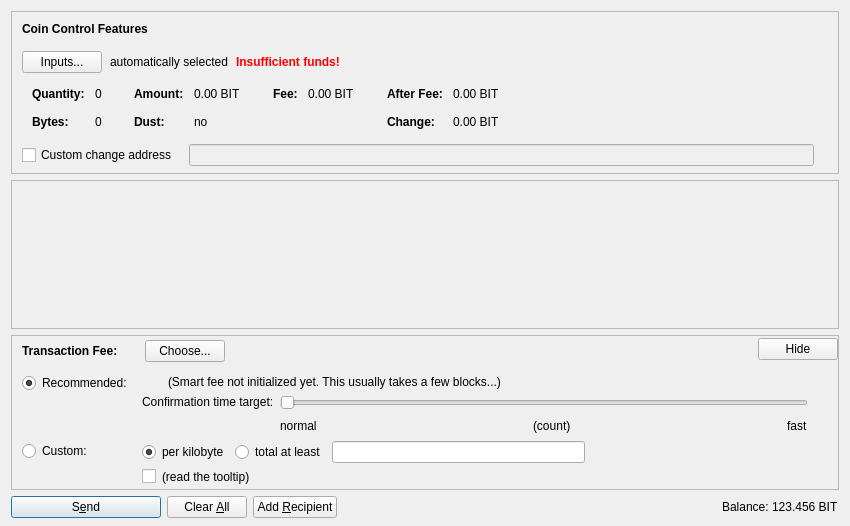
<?xml version="1.0" encoding="UTF-8"?>
<ui version="4.0">
 <class>SendCoinsDialog</class>
 <widget class="QDialog" name="SendCoinsDialog">
  <property name="geometry">
   <rect>
    <x>0</x>
    <y>0</y>
    <width>850</width>
    <height>526</height>
   </rect>
  </property>
  <property name="windowTitle">
   <string>Send Coins</string>
  </property>
  <layout class="QVBoxLayout" name="verticalLayout" stretch="0,1,0,0">
   <property name="bottomMargin">
    <number>8</number>
   </property>
   <item>
    <widget class="QFrame" name="frameCoinControl">
     <property name="sizePolicy">
      <sizepolicy hsizetype="Expanding" vsizetype="Expanding">
       <horstretch>0</horstretch>
       <verstretch>0</verstretch>
      </sizepolicy>
     </property>
     <property name="maximumSize">
      <size>
       <width>16777215</width>
       <height>16777215</height>
      </size>
     </property>
     <property name="frameShape">
      <enum>QFrame::StyledPanel</enum>
     </property>
     <property name="frameShadow">
      <enum>QFrame::Sunken</enum>
     </property>
     <layout class="QVBoxLayout" name="verticalLayoutCoinControl2">
      <property name="spacing">
       <number>0</number>
      </property>
      <property name="leftMargin">
       <number>0</number>
      </property>
      <property name="topMargin">
       <number>0</number>
      </property>
      <property name="rightMargin">
       <number>0</number>
      </property>
      <property name="bottomMargin">
       <number>6</number>
      </property>
      <item>
       <layout class="QVBoxLayout" name="verticalLayoutCoinControl" stretch="0,0,0,0,1">
        <property name="spacing">
         <number>0</number>
        </property>
        <property name="leftMargin">
         <number>10</number>
        </property>
        <property name="topMargin">
         <number>10</number>
        </property>
        <item>
         <layout class="QHBoxLayout" name="horizontalLayoutCoinControl1">
          <property name="bottomMargin">
           <number>15</number>
          </property>
          <item>
           <widget class="QLabel" name="labelCoinControlFeatures">
            <property name="sizePolicy">
             <sizepolicy hsizetype="Preferred" vsizetype="Maximum">
              <horstretch>0</horstretch>
              <verstretch>0</verstretch>
             </sizepolicy>
            </property>
            <property name="font">
             <font>
              <weight>75</weight>
              <bold>true</bold>
             </font>
            </property>
            <property name="styleSheet">
             <string notr="true">font-weight:bold;</string>
            </property>
            <property name="text">
             <string>Coin Control Features</string>
            </property>
           </widget>
          </item>
         </layout>
        </item>
        <item>
         <layout class="QHBoxLayout" name="horizontalLayoutCoinControl2" stretch="0,0,0,0">
          <property name="spacing">
           <number>8</number>
          </property>
          <property name="bottomMargin">
           <number>10</number>
          </property>
          <item>
           <widget class="QPushButton" name="pushButtonCoinControl">
            <property name="styleSheet">
             <string notr="true"/>
            </property>
            <property name="text">
             <string>Inputs...</string>
            </property>
            <property name="autoDefault">
             <bool>false</bool>
            </property>
           </widget>
          </item>
          <item>
           <widget class="QLabel" name="labelCoinControlAutomaticallySelected">
            <property name="text">
             <string>automatically selected</string>
            </property>
            <property name="margin">
             <number>5</number>
            </property>
           </widget>
          </item>
          <item>
           <widget class="QLabel" name="labelCoinControlInsuffFunds">
            <property name="font">
             <font>
              <weight>75</weight>
              <bold>true</bold>
             </font>
            </property>
            <property name="styleSheet">
             <string notr="true">color:red;font-weight:bold;</string>
            </property>
            <property name="text">
             <string>Insufficient funds!</string>
            </property>
            <property name="margin">
             <number>5</number>
            </property>
           </widget>
          </item>
          <item>
           <spacer name="horizontalSpacerCoinControl">
            <property name="orientation">
             <enum>Qt::Horizontal</enum>
            </property>
            <property name="sizeHint" stdset="0">
             <size>
              <width>40</width>
              <height>1</height>
             </size>
            </property>
           </spacer>
          </item>
         </layout>
        </item>
        <item>
         <widget class="QWidget" name="widgetCoinControl" native="true">
          <property name="sizePolicy">
           <sizepolicy hsizetype="Preferred" vsizetype="Preferred">
            <horstretch>0</horstretch>
            <verstretch>0</verstretch>
           </sizepolicy>
          </property>
          <property name="minimumSize">
           <size>
            <width>0</width>
            <height>0</height>
           </size>
          </property>
          <property name="styleSheet">
           <string notr="true"/>
          </property>
          <layout class="QHBoxLayout" name="horizontalLayoutCoinControl5">
           <property name="leftMargin">
            <number>0</number>
           </property>
           <property name="topMargin">
            <number>0</number>
           </property>
           <property name="rightMargin">
            <number>0</number>
           </property>
           <property name="bottomMargin">
            <number>0</number>
           </property>
           <item>
            <layout class="QHBoxLayout" name="horizontalLayoutCoinControl3" stretch="0,0,0,1">
             <property name="spacing">
              <number>20</number>
             </property>
             <property name="topMargin">
              <number>0</number>
             </property>
             <property name="bottomMargin">
              <number>10</number>
             </property>
             <item>
              <layout class="QFormLayout" name="formLayoutCoinControl1">
               <property name="horizontalSpacing">
                <number>10</number>
               </property>
               <property name="verticalSpacing">
                <number>14</number>
               </property>
               <property name="leftMargin">
                <number>10</number>
               </property>
               <property name="topMargin">
                <number>4</number>
               </property>
               <property name="rightMargin">
                <number>6</number>
               </property>
               <item row="0" column="0">
                <widget class="QLabel" name="labelCoinControlQuantityText">
                 <property name="font">
                  <font>
                   <weight>75</weight>
                   <bold>true</bold>
                  </font>
                 </property>
                 <property name="text">
                  <string>Quantity:</string>
                 </property>
                 <property name="margin">
                  <number>0</number>
                 </property>
                </widget>
               </item>
               <item row="0" column="1">
                <widget class="QLabel" name="labelCoinControlQuantity">
                 <property name="cursor">
                  <cursorShape>IBeamCursor</cursorShape>
                 </property>
                 <property name="contextMenuPolicy">
                  <enum>Qt::ActionsContextMenu</enum>
                 </property>
                 <property name="text">
                  <string notr="true">0</string>
                 </property>
                 <property name="margin">
                  <number>0</number>
                 </property>
                 <property name="textInteractionFlags">
                  <set>Qt::LinksAccessibleByMouse|Qt::TextSelectableByKeyboard|Qt::TextSelectableByMouse</set>
                 </property>
                </widget>
               </item>
               <item row="1" column="0">
                <widget class="QLabel" name="labelCoinControlBytesText">
                 <property name="font">
                  <font>
                   <weight>75</weight>
                   <bold>true</bold>
                  </font>
                 </property>
                 <property name="text">
                  <string>Bytes:</string>
                 </property>
                </widget>
               </item>
               <item row="1" column="1">
                <widget class="QLabel" name="labelCoinControlBytes">
                 <property name="cursor">
                  <cursorShape>IBeamCursor</cursorShape>
                 </property>
                 <property name="contextMenuPolicy">
                  <enum>Qt::ActionsContextMenu</enum>
                 </property>
                 <property name="text">
                  <string notr="true">0</string>
                 </property>
                 <property name="textInteractionFlags">
                  <set>Qt::LinksAccessibleByMouse|Qt::TextSelectableByKeyboard|Qt::TextSelectableByMouse</set>
                 </property>
                </widget>
               </item>
              </layout>
             </item>
             <item>
              <layout class="QFormLayout" name="formLayoutCoinControl2">
               <property name="horizontalSpacing">
                <number>10</number>
               </property>
               <property name="verticalSpacing">
                <number>14</number>
               </property>
               <property name="leftMargin">
                <number>6</number>
               </property>
               <property name="topMargin">
                <number>4</number>
               </property>
               <property name="rightMargin">
                <number>6</number>
               </property>
               <item row="0" column="0">
                <widget class="QLabel" name="labelCoinControlAmountText">
                 <property name="font">
                  <font>
                   <weight>75</weight>
                   <bold>true</bold>
                  </font>
                 </property>
                 <property name="text">
                  <string>Amount:</string>
                 </property>
                 <property name="margin">
                  <number>0</number>
                 </property>
                </widget>
               </item>
               <item row="0" column="1">
                <widget class="QLabel" name="labelCoinControlAmount">
                 <property name="cursor">
                  <cursorShape>IBeamCursor</cursorShape>
                 </property>
                 <property name="contextMenuPolicy">
                  <enum>Qt::ActionsContextMenu</enum>
                 </property>
                 <property name="text">
                  <string notr="true">0.00 BIT</string>
                 </property>
                 <property name="textInteractionFlags">
                  <set>Qt::LinksAccessibleByMouse|Qt::TextSelectableByKeyboard|Qt::TextSelectableByMouse</set>
                 </property>
                </widget>
               </item>
               <item row="1" column="0">
                <widget class="QLabel" name="labelCoinControlLowOutputText">
                 <property name="font">
                  <font>
                   <weight>75</weight>
                   <bold>true</bold>
                  </font>
                 </property>
                 <property name="text">
                  <string>Dust:</string>
                 </property>
                </widget>
               </item>
               <item row="1" column="1">
                <widget class="QLabel" name="labelCoinControlLowOutput">
                 <property name="cursor">
                  <cursorShape>IBeamCursor</cursorShape>
                 </property>
                 <property name="contextMenuPolicy">
                  <enum>Qt::ActionsContextMenu</enum>
                 </property>
                 <property name="text">
                  <string notr="true">no</string>
                 </property>
                 <property name="textInteractionFlags">
                  <set>Qt::LinksAccessibleByMouse|Qt::TextSelectableByKeyboard|Qt::TextSelectableByMouse</set>
                 </property>
                </widget>
               </item>
              </layout>
             </item>
             <item>
              <layout class="QFormLayout" name="formLayoutCoinControl3">
               <property name="horizontalSpacing">
                <number>10</number>
               </property>
               <property name="verticalSpacing">
                <number>14</number>
               </property>
               <property name="leftMargin">
                <number>6</number>
               </property>
               <property name="topMargin">
                <number>4</number>
               </property>
               <property name="rightMargin">
                <number>6</number>
               </property>
               <item row="0" column="0">
                <widget class="QLabel" name="labelCoinControlFeeText">
                 <property name="font">
                  <font>
                   <weight>75</weight>
                   <bold>true</bold>
                  </font>
                 </property>
                 <property name="text">
                  <string>Fee:</string>
                 </property>
                 <property name="margin">
                  <number>0</number>
                 </property>
                </widget>
               </item>
               <item row="0" column="1">
                <widget class="QLabel" name="labelCoinControlFee">
                 <property name="cursor">
                  <cursorShape>IBeamCursor</cursorShape>
                 </property>
                 <property name="contextMenuPolicy">
                  <enum>Qt::ActionsContextMenu</enum>
                 </property>
                 <property name="text">
                  <string notr="true">0.00 BIT</string>
                 </property>
                 <property name="textInteractionFlags">
                  <set>Qt::LinksAccessibleByMouse|Qt::TextSelectableByKeyboard|Qt::TextSelectableByMouse</set>
                 </property>
                </widget>
               </item>
              </layout>
             </item>
             <item>
              <layout class="QFormLayout" name="formLayoutCoinControl4">
               <property name="horizontalSpacing">
                <number>10</number>
               </property>
               <property name="verticalSpacing">
                <number>14</number>
               </property>
               <property name="leftMargin">
                <number>6</number>
               </property>
               <property name="topMargin">
                <number>4</number>
               </property>
               <property name="rightMargin">
                <number>6</number>
               </property>
               <item row="0" column="0">
                <widget class="QLabel" name="labelCoinControlAfterFeeText">
                 <property name="font">
                  <font>
                   <weight>75</weight>
                   <bold>true</bold>
                  </font>
                 </property>
                 <property name="text">
                  <string>After Fee:</string>
                 </property>
                 <property name="margin">
                  <number>0</number>
                 </property>
                </widget>
               </item>
               <item row="0" column="1">
                <widget class="QLabel" name="labelCoinControlAfterFee">
                 <property name="cursor">
                  <cursorShape>IBeamCursor</cursorShape>
                 </property>
                 <property name="contextMenuPolicy">
                  <enum>Qt::ActionsContextMenu</enum>
                 </property>
                 <property name="text">
                  <string notr="true">0.00 BIT</string>
                 </property>
                 <property name="textInteractionFlags">
                  <set>Qt::LinksAccessibleByMouse|Qt::TextSelectableByKeyboard|Qt::TextSelectableByMouse</set>
                 </property>
                </widget>
               </item>
               <item row="1" column="0">
                <widget class="QLabel" name="labelCoinControlChangeText">
                 <property name="font">
                  <font>
                   <weight>75</weight>
                   <bold>true</bold>
                  </font>
                 </property>
                 <property name="text">
                  <string>Change:</string>
                 </property>
                </widget>
               </item>
               <item row="1" column="1">
                <widget class="QLabel" name="labelCoinControlChange">
                 <property name="cursor">
                  <cursorShape>IBeamCursor</cursorShape>
                 </property>
                 <property name="contextMenuPolicy">
                  <enum>Qt::ActionsContextMenu</enum>
                 </property>
                 <property name="text">
                  <string notr="true">0.00 BIT</string>
                 </property>
                 <property name="textInteractionFlags">
                  <set>Qt::LinksAccessibleByMouse|Qt::TextSelectableByKeyboard|Qt::TextSelectableByMouse</set>
                 </property>
                </widget>
               </item>
              </layout>
             </item>
            </layout>
           </item>
          </layout>
         </widget>
        </item>
        <item>
         <layout class="QHBoxLayout" name="horizontalLayoutCoinControl4" stretch="0,0,0">
          <property name="spacing">
           <number>12</number>
          </property>
          <property name="sizeConstraint">
           <enum>QLayout::SetDefaultConstraint</enum>
          </property>
          <property name="topMargin">
           <number>5</number>
          </property>
          <property name="rightMargin">
           <number>5</number>
          </property>
          <item>
           <widget class="QCheckBox" name="checkBoxCoinControlChange">
            <property name="toolTip">
             <string>If this is activated, but the change address is empty or invalid, change will be sent to a newly generated address.</string>
            </property>
            <property name="text">
             <string>Custom change address</string>
            </property>
           </widget>
          </item>
          <item>
           <widget class="QValidatedLineEdit" name="lineEditCoinControlChange">
            <property name="enabled">
             <bool>false</bool>
            </property>
            <property name="sizePolicy">
             <sizepolicy hsizetype="Expanding" vsizetype="Fixed">
              <horstretch>0</horstretch>
              <verstretch>0</verstretch>
             </sizepolicy>
            </property>
           </widget>
          </item>
          <item>
           <widget class="QLabel" name="labelCoinControlChangeLabel">
            <property name="sizePolicy">
             <sizepolicy hsizetype="Preferred" vsizetype="Expanding">
              <horstretch>0</horstretch>
              <verstretch>0</verstretch>
             </sizepolicy>
            </property>
            <property name="minimumSize">
             <size>
              <width>0</width>
              <height>0</height>
             </size>
            </property>
            <property name="text">
             <string/>
            </property>
            <property name="margin">
             <number>3</number>
            </property>
           </widget>
          </item>
         </layout>
        </item>
        <item>
         <spacer name="verticalSpacerCoinControl">
          <property name="orientation">
           <enum>Qt::Vertical</enum>
          </property>
          <property name="sizeHint" stdset="0">
           <size>
            <width>800</width>
            <height>1</height>
           </size>
          </property>
         </spacer>
        </item>
       </layout>
      </item>
     </layout>
    </widget>
   </item>
   <item>
    <widget class="QScrollArea" name="scrollArea">
     <property name="widgetResizable">
      <bool>true</bool>
     </property>
     <widget class="QWidget" name="scrollAreaWidgetContents">
      <property name="geometry">
       <rect>
        <x>0</x>
        <y>0</y>
        <width>830</width>
        <height>104</height>
       </rect>
      </property>
      <layout class="QVBoxLayout" name="verticalLayout_2" stretch="0,1">
       <property name="leftMargin">
        <number>0</number>
       </property>
       <property name="topMargin">
        <number>0</number>
       </property>
       <property name="rightMargin">
        <number>0</number>
       </property>
       <property name="bottomMargin">
        <number>0</number>
       </property>
       <item>
        <layout class="QVBoxLayout" name="entries">
         <property name="spacing">
          <number>6</number>
         </property>
        </layout>
       </item>
       <item>
        <spacer name="verticalSpacer">
         <property name="orientation">
          <enum>Qt::Vertical</enum>
         </property>
         <property name="sizeHint" stdset="0">
          <size>
           <width>20</width>
           <height>40</height>
          </size>
         </property>
        </spacer>
       </item>
      </layout>
     </widget>
    </widget>
   </item>
   <item>
    <widget class="QFrame" name="frameFee">
     <property name="sizePolicy">
      <sizepolicy hsizetype="Expanding" vsizetype="Expanding">
       <horstretch>0</horstretch>
       <verstretch>0</verstretch>
      </sizepolicy>
     </property>
     <property name="maximumSize">
      <size>
       <width>16777215</width>
       <height>16777215</height>
      </size>
     </property>
     <property name="frameShape">
      <enum>QFrame::StyledPanel</enum>
     </property>
     <property name="frameShadow">
      <enum>QFrame::Sunken</enum>
     </property>
     <layout class="QVBoxLayout" name="verticalLayoutFee1">
      <property name="spacing">
       <number>0</number>
      </property>
      <property name="leftMargin">
       <number>0</number>
      </property>
      <property name="topMargin">
       <number>0</number>
      </property>
      <property name="rightMargin">
       <number>0</number>
      </property>
      <property name="bottomMargin">
       <number>0</number>
      </property>
      <item>
       <layout class="QVBoxLayout" name="verticalLayoutFee2" stretch="0,0,0">
        <property name="spacing">
         <number>0</number>
        </property>
        <property name="leftMargin">
         <number>10</number>
        </property>
        <property name="topMargin">
         <number>0</number>
        </property>
        <item>
         <layout class="QHBoxLayout" name="horizontalLayoutFee1">
          <property name="bottomMargin">
           <number>0</number>
          </property>
          <item>
           <layout class="QVBoxLayout" name="verticalLayoutFee7">
            <property name="spacing">
             <number>0</number>
            </property>
            <item>
             <spacer name="verticalSpacerSmartFee">
              <property name="orientation">
               <enum>Qt::Vertical</enum>
              </property>
              <property name="sizeType">
               <enum>QSizePolicy::Fixed</enum>
              </property>
              <property name="sizeHint" stdset="0">
               <size>
                <width>1</width>
                <height>4</height>
               </size>
              </property>
             </spacer>
            </item>
            <item>
             <layout class="QHBoxLayout" name="horizontalLayoutSmartFee">
              <property name="spacing">
               <number>10</number>
              </property>
              <item>
               <widget class="QLabel" name="labelFeeHeadline">
                <property name="sizePolicy">
                 <sizepolicy hsizetype="Preferred" vsizetype="Maximum">
                  <horstretch>0</horstretch>
                  <verstretch>0</verstretch>
                 </sizepolicy>
                </property>
                <property name="font">
                 <font>
                  <weight>75</weight>
                  <bold>true</bold>
                 </font>
                </property>
                <property name="styleSheet">
                 <string notr="true">font-weight:bold;</string>
                </property>
                <property name="text">
                 <string>Transaction Fee:</string>
                </property>
               </widget>
              </item>
              <item>
               <widget class="QLabel" name="labelFeeMinimized">
                <property name="text">
                 <string/>
                </property>
               </widget>
              </item>
              <item>
               <widget class="QPushButton" name="buttonChooseFee">
                <property name="text">
                 <string>Choose...</string>
                </property>
               </widget>
              </item>
             </layout>
            </item>
            <item>
             <spacer name="verticalSpacer_5">
              <property name="orientation">
               <enum>Qt::Vertical</enum>
              </property>
              <property name="sizeHint" stdset="0">
               <size>
                <width>1</width>
                <height>1</height>
               </size>
              </property>
             </spacer>
            </item>
           </layout>
          </item>
          <item>
           <spacer name="horizontalSpacer_4">
            <property name="orientation">
             <enum>Qt::Horizontal</enum>
            </property>
            <property name="sizeHint" stdset="0">
             <size>
              <width>40</width>
              <height>20</height>
             </size>
            </property>
           </spacer>
          </item>
          <item>
           <widget class="QPushButton" name="buttonMinimizeFee">
            <property name="toolTip">
             <string>collapse fee-settings</string>
            </property>
            <property name="text">
             <string>Hide</string>
            </property>
           </widget>
          </item>
         </layout>
        </item>
        <item>
         <widget class="QFrame" name="frameFeeSelection">
          <layout class="QVBoxLayout" name="verticalLayoutFee12">
           <property name="spacing">
            <number>0</number>
           </property>
           <property name="leftMargin">
            <number>0</number>
           </property>
           <property name="topMargin">
            <number>0</number>
           </property>
           <property name="rightMargin">
            <number>0</number>
           </property>
           <property name="bottomMargin">
            <number>0</number>
           </property>
           <item>
            <layout class="QGridLayout" name="gridLayoutFee">
             <property name="topMargin">
              <number>10</number>
             </property>
             <property name="bottomMargin">
              <number>4</number>
             </property>
             <property name="horizontalSpacing">
              <number>10</number>
             </property>
             <property name="verticalSpacing">
              <number>4</number>
             </property>
             <item row="1" column="1">
              <layout class="QVBoxLayout" name="verticalLayoutFee8">
               <property name="spacing">
                <number>6</number>
               </property>
               <item>
                <layout class="QHBoxLayout" name="horizontalLayoutFee13">
                 <item>
                  <widget class="QRadioButton" name="radioCustomPerKilobyte">
                   <property name="toolTip">
                    <string>If the custom fee is set to 1000 satoshis and the transaction is only 250 bytes, then &quot;per kilobyte&quot; only pays 250 satoshis in fee, while &quot;total at least&quot; pays 1000 satoshis. For transactions bigger than a kilobyte both pay by kilobyte.</string>
                   </property>
                   <property name="text">
                    <string>per kilobyte</string>
                   </property>
                   <property name="checked">
                    <bool>true</bool>
                   </property>
                   <attribute name="buttonGroup">
                    <string notr="true">groupCustomFee</string>
                   </attribute>
                  </widget>
                 </item>
                 <item>
                  <widget class="QRadioButton" name="radioCustomAtLeast">
                   <property name="toolTip">
                    <string>If the custom fee is set to 1000 satoshis and the transaction is only 250 bytes, then &quot;per kilobyte&quot; only pays 250 satoshis in fee, while &quot;total at least&quot; pays 1000 satoshis. For transactions bigger than a kilobyte both pay by kilobyte.</string>
                   </property>
                   <property name="text">
                    <string>total at least</string>
                   </property>
                   <attribute name="buttonGroup">
                    <string notr="true">groupCustomFee</string>
                   </attribute>
                  </widget>
                 </item>
                 <item>
                  <widget class="BitcoinAmountField" name="customFee"/>
                 </item>
                 <item>
                  <spacer name="horizontalSpacer_6">
                   <property name="orientation">
                    <enum>Qt::Horizontal</enum>
                   </property>
                   <property name="sizeHint" stdset="0">
                    <size>
                     <width>1</width>
                     <height>1</height>
                    </size>
                   </property>
                  </spacer>
                 </item>
                </layout>
               </item>
               <item>
                <layout class="QHBoxLayout" name="horizontalLayoutFee8">
                 <item>
                  <widget class="QCheckBox" name="checkBoxMinimumFee">
                   <property name="toolTip">
                    <string>Paying only the minimum fee is just fine as long as there is less transaction volume than space in the blocks. But be aware that this can end up in a never confirming transaction once there is more demand for FirstBitcoinCapitalCorp transactions than the network can process.</string>
                   </property>
                   <property name="text">
                    <string/>
                   </property>
                  </widget>
                 </item>
                 <item>
                  <widget class="QLabel" name="labelMinFeeWarning">
                   <property name="enabled">
                    <bool>true</bool>
                   </property>
                   <property name="toolTip">
                    <string>Paying only the minimum fee is just fine as long as there is less transaction volume than space in the blocks. But be aware that this can end up in a never confirming transaction once there is more demand for FirstBitcoinCapitalCorp transactions than the network can process.</string>
                   </property>
                   <property name="text">
                    <string>(read the tooltip)</string>
                   </property>
                   <property name="margin">
                    <number>5</number>
                   </property>
                  </widget>
                 </item>
                 <item>
                  <spacer name="horizontalSpacer_2">
                   <property name="orientation">
                    <enum>Qt::Horizontal</enum>
                   </property>
                   <property name="sizeHint" stdset="0">
                    <size>
                     <width>1</width>
                     <height>1</height>
                    </size>
                   </property>
                  </spacer>
                 </item>
                </layout>
               </item>
              </layout>
             </item>
             <item row="0" column="0">
              <layout class="QVBoxLayout" name="verticalLayoutFee4" stretch="0,1">
               <item>
                <widget class="QRadioButton" name="radioSmartFee">
                 <property name="text">
                  <string>Recommended:</string>
                 </property>
                 <property name="checked">
                  <bool>true</bool>
                 </property>
                 <attribute name="buttonGroup">
                  <string notr="true">groupFee</string>
                 </attribute>
                </widget>
               </item>
               <item>
                <spacer name="verticalSpacer_2">
                 <property name="orientation">
                  <enum>Qt::Vertical</enum>
                 </property>
                 <property name="sizeHint" stdset="0">
                  <size>
                   <width>1</width>
                   <height>1</height>
                  </size>
                 </property>
                </spacer>
               </item>
              </layout>
             </item>
             <item row="1" column="0">
              <layout class="QVBoxLayout" name="verticalLayoutFee9" stretch="0,1">
               <item>
                <widget class="QRadioButton" name="radioCustomFee">
                 <property name="text">
                  <string>Custom:</string>
                 </property>
                 <attribute name="buttonGroup">
                  <string notr="true">groupFee</string>
                 </attribute>
                </widget>
               </item>
               <item>
                <spacer name="verticalSpacer_6">
                 <property name="orientation">
                  <enum>Qt::Vertical</enum>
                 </property>
                 <property name="sizeHint" stdset="0">
                  <size>
                   <width>1</width>
                   <height>1</height>
                  </size>
                 </property>
                </spacer>
               </item>
              </layout>
             </item>
             <item row="0" column="1">
              <layout class="QVBoxLayout" name="verticalLayoutFee3" stretch="0,0,1">
               <property name="spacing">
                <number>6</number>
               </property>
               <property name="topMargin">
                <number>2</number>
               </property>
               <item>
                <layout class="QHBoxLayout" name="horizontalLayoutFee12">
                 <item>
                  <widget class="QLabel" name="labelSmartFee">
                   <property name="text">
                    <string/>
                   </property>
                   <property name="margin">
                    <number>2</number>
                   </property>
                  </widget>
                 </item>
                 <item>
                  <widget class="QLabel" name="labelFeeEstimation">
                   <property name="text">
                    <string/>
                   </property>
                  </widget>
                 </item>
                 <item>
                  <widget class="QLabel" name="labelSmartFee2">
                   <property name="text">
                    <string>(Smart fee not initialized yet. This usually takes a few blocks...)</string>
                   </property>
                   <property name="margin">
                    <number>2</number>
                   </property>
                  </widget>
                 </item>
                 <item>
                  <spacer name="horizontalSpacer_5">
                   <property name="orientation">
                    <enum>Qt::Horizontal</enum>
                   </property>
                   <property name="sizeHint" stdset="0">
                    <size>
                     <width>1</width>
                     <height>1</height>
                    </size>
                   </property>
                  </spacer>
                 </item>
                </layout>
               </item>
               <item>
                <layout class="QHBoxLayout" name="horizontalLayoutFee9">
                 <item>
                  <layout class="QVBoxLayout" name="verticalLayoutFee6">
                   <item>
                    <widget class="QLabel" name="labelSmartFee3">
                     <property name="text">
                      <string>Confirmation time target:</string>
                     </property>
                     <property name="margin">
                      <number>2</number>
                     </property>
                    </widget>
                   </item>
                   <item>
                    <spacer name="verticalSpacer_3">
                     <property name="orientation">
                      <enum>Qt::Vertical</enum>
                     </property>
                     <property name="sizeHint" stdset="0">
                      <size>
                       <width>1</width>
                       <height>1</height>
                      </size>
                     </property>
                    </spacer>
                   </item>
                  </layout>
                 </item>
                 <item>
                  <layout class="QVBoxLayout" name="verticalLayoutFee5">
                   <property name="rightMargin">
                    <number>30</number>
                   </property>
                   <item>
                    <widget class="QSlider" name="sliderSmartFee">
                     <property name="minimum">
                      <number>0</number>
                     </property>
                     <property name="maximum">
                      <number>23</number>
                     </property>
                     <property name="pageStep">
                      <number>1</number>
                     </property>
                     <property name="value">
                      <number>0</number>
                     </property>
                     <property name="orientation">
                      <enum>Qt::Horizontal</enum>
                     </property>
                     <property name="invertedAppearance">
                      <bool>false</bool>
                     </property>
                     <property name="invertedControls">
                      <bool>false</bool>
                     </property>
                     <property name="tickPosition">
                      <enum>QSlider::NoTicks</enum>
                     </property>
                    </widget>
                   </item>
                   <item>
                    <layout class="QHBoxLayout" name="horizontalLayoutFee10">
                     <item>
                      <widget class="QLabel" name="labelSmartFeeNormal">
                       <property name="text">
                        <string>normal</string>
                       </property>
                      </widget>
                     </item>
                     <item>
                      <spacer name="horizontalSpacer_7">
                       <property name="orientation">
                        <enum>Qt::Horizontal</enum>
                       </property>
                       <property name="sizeHint" stdset="0">
                        <size>
                         <width>40</width>
                         <height>20</height>
                        </size>
                       </property>
                      </spacer>
                     </item>
                     <item>
                      <widget class="QLabel" name="confirmationTargetLabel">
                       <property name="text">
                        <string notr="true">(count)</string>
                       </property>
                      </widget>
                     </item>
                     <item>
                      <spacer name="horizontalSpacer_3">
                       <property name="orientation">
                        <enum>Qt::Horizontal</enum>
                       </property>
                       <property name="sizeHint" stdset="0">
                        <size>
                         <width>40</width>
                         <height>20</height>
                        </size>
                       </property>
                      </spacer>
                     </item>
                     <item>
                      <widget class="QLabel" name="labelSmartFeeFast">
                       <property name="text">
                        <string>fast</string>
                       </property>
                      </widget>
                     </item>
                    </layout>
                   </item>
                  </layout>
                 </item>
                </layout>
               </item>
               <item>
                <spacer name="verticalSpacer_4">
                 <property name="orientation">
                  <enum>Qt::Vertical</enum>
                 </property>
                 <property name="sizeHint" stdset="0">
                  <size>
                   <width>1</width>
                   <height>1</height>
                  </size>
                 </property>
                </spacer>
               </item>
              </layout>
             </item>
            </layout>
           </item>
          </layout>
         </widget>
        </item>
        <item>
         <spacer name="verticalSpacerFee">
          <property name="orientation">
           <enum>Qt::Vertical</enum>
          </property>
          <property name="sizeHint" stdset="0">
           <size>
            <width>800</width>
            <height>1</height>
           </size>
          </property>
         </spacer>
        </item>
       </layout>
      </item>
     </layout>
    </widget>
   </item>
   <item>
    <layout class="QHBoxLayout" name="horizontalLayout">
     <item>
      <widget class="QPushButton" name="sendButton">
       <property name="minimumSize">
        <size>
         <width>150</width>
         <height>0</height>
        </size>
       </property>
       <property name="toolTip">
        <string>Confirm the send action</string>
       </property>
       <property name="text">
        <string>S&amp;end</string>
       </property>
       <property name="icon">
        <iconset resource="../bitcoin.qrc">
         <normaloff>:/icons/send</normaloff>:/icons/send</iconset>
       </property>
       <property name="autoDefault">
        <bool>false</bool>
       </property>
       <property name="default">
        <bool>true</bool>
       </property>
      </widget>
     </item>
     <item>
      <widget class="QPushButton" name="clearButton">
       <property name="sizePolicy">
        <sizepolicy hsizetype="Minimum" vsizetype="Fixed">
         <horstretch>0</horstretch>
         <verstretch>0</verstretch>
        </sizepolicy>
       </property>
       <property name="toolTip">
        <string>Clear all fields of the form.</string>
       </property>
       <property name="text">
        <string>Clear &amp;All</string>
       </property>
       <property name="icon">
        <iconset resource="../bitcoin.qrc">
         <normaloff>:/icons/remove</normaloff>:/icons/remove</iconset>
       </property>
       <property name="autoDefault">
        <bool>false</bool>
       </property>
      </widget>
     </item>
     <item>
      <widget class="QPushButton" name="addButton">
       <property name="toolTip">
        <string>Send to multiple recipients at once</string>
       </property>
       <property name="text">
        <string>Add &amp;Recipient</string>
       </property>
       <property name="icon">
        <iconset resource="../bitcoin.qrc">
         <normaloff>:/icons/add</normaloff>:/icons/add</iconset>
       </property>
       <property name="autoDefault">
        <bool>false</bool>
       </property>
      </widget>
     </item>
     <item>
      <spacer name="horizontalSpacer">
       <property name="orientation">
        <enum>Qt::Horizontal</enum>
       </property>
       <property name="sizeHint" stdset="0">
        <size>
         <width>40</width>
         <height>20</height>
        </size>
       </property>
      </spacer>
     </item>
     <item>
      <layout class="QHBoxLayout" name="horizontalLayout_2">
       <property name="spacing">
        <number>3</number>
       </property>
       <item>
        <widget class="QLabel" name="label">
         <property name="sizePolicy">
          <sizepolicy hsizetype="Preferred" vsizetype="Fixed">
           <horstretch>0</horstretch>
           <verstretch>0</verstretch>
          </sizepolicy>
         </property>
         <property name="text">
          <string>Balance:</string>
         </property>
        </widget>
       </item>
       <item>
        <widget class="QLabel" name="labelBalance">
         <property name="sizePolicy">
          <sizepolicy hsizetype="Preferred" vsizetype="Fixed">
           <horstretch>0</horstretch>
           <verstretch>0</verstretch>
          </sizepolicy>
         </property>
         <property name="cursor">
          <cursorShape>IBeamCursor</cursorShape>
         </property>
         <property name="text">
          <string notr="true">123.456 BIT</string>
         </property>
         <property name="textInteractionFlags">
          <set>Qt::LinksAccessibleByMouse|Qt::TextSelectableByKeyboard|Qt::TextSelectableByMouse</set>
         </property>
        </widget>
       </item>
      </layout>
     </item>
    </layout>
   </item>
  </layout>
 </widget>
 <customwidgets>
  <customwidget>
   <class>QValidatedLineEdit</class>
   <extends>QLineEdit</extends>
   <header>qvalidatedlineedit.h</header>
  </customwidget>
  <customwidget>
   <class>BitcoinAmountField</class>
   <extends>QLineEdit</extends>
   <header>bitcoinamountfield.h</header>
   <container>1</container>
  </customwidget>
 </customwidgets>
 <resources>
  <include location="../bitcoin.qrc"/>
 </resources>
 <connections/>
 <buttongroups>
  <buttongroup name="groupFee"/>
  <buttongroup name="groupCustomFee"/>
 </buttongroups>
</ui>
